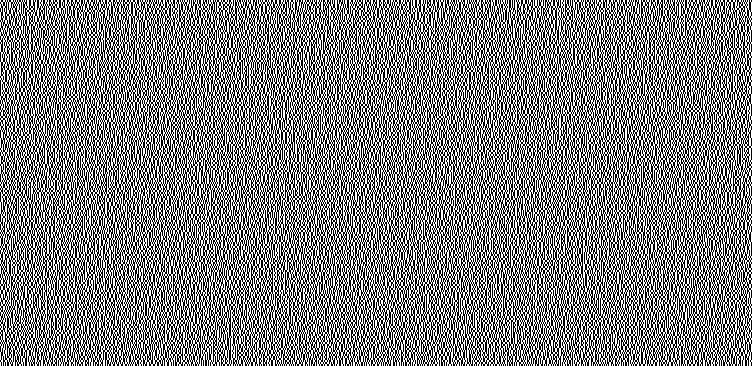
#> input picture secret.png, 752 x 366 px
$ python combine.py -m secret.png -c secret.png
#> lines starting #> are read from the running program, lines starting #| are printed output that depends on the picture; after the words box and inside, x2 and y2 are one past the last pixel; in counts of white or black regions, pixels touching at a corner belong together
from __future__ import division, print_function, unicode_literals

import os
import sys
import random
from PIL import Image
import argparse
import logging
import wget
import numpy as np
from matplotlib.pyplot import imshow
import matplotlib.pyplot as plt
import cv2
from math import log
from tqdm import tqdm


# https://drive.google.com/uc?id=121nAa2VP6d8NedUWqzuoncqfKFm_ttWJ
# https://i.picsum.photos/id/800/200/300.jpg?hmac=p2lPeodOve_jNKshk2YAKVhKm4UUIJhfUe_Tt4FdnTA
# https://i.picsum.photos/id/778/300/200.jpg?hmac=lULcx7uCqA-UiRLH2Xw_eo6gLrLR2AMlrQ1exS7HKd4
# https://picsum.photos/200/300


__version__ = "0.1"

im= os.path.exists('./message.png')
if im is False:
    url = input("paste link for the file: ")
#> the answer given: secret.png
    filename = wget.download(url,'message.png')

def get_options():
    parser = argparse.ArgumentParser(description='Visual cipher image generator.')
    parser.add_argument('--message', '-m',  required = True, metavar = "MESSAGE_IMAGE_FILE_PATH", help='message image')
    parser.add_argument('--secret',  '-s',  metavar = "SECRET_IMAGE_FILE_PATH",    default = "secret.png",   help='secret image (will be created if it does not exist)')
    parser.add_argument('--ciphered', '-c', metavar = "CIPHERED_IMAGE_FILE_PATH", default = "ciphered.png", help='ciphered image (to be generated)')
    parser.add_argument('--resize',  '-r', metavar = "WIDTH,HEIGHT", help='resize message image (defaults to message image size). If width or height is larger than that of the secret image, the secret image will be enlarged appropriately.')
    parser.add_argument('--prepared_message', '-p',  metavar = "PREPARED_MESSAGE_IMAGE_FILE_PATH",  help='if present, the prepared message image is saved to this path')
    parser.add_argument('--display', '-d', action='store_true')
    parser.add_argument('--verbose', '-v', action='count', default=0)
    args = parser.parse_args()
    if args.resize:
        try:
            width, height = [int(i.strip()) for i in args.resize.strip().split(",")]
            args.resize = (width, height)
        except:
            parser.error("Invalid format for resize option.")
        else:
            if width <= 0:
                parser.error("Resize width should be > 0.")
            if height <= 0:
                parser.error("Resize height should be > 0.")

    return args

def load_image(name):
    return Image.open(name)

def prepare_message_image(image, size):
    if size != image.size:
        image = image.resize(size)
    return image.convert("1")

def generate_secret(size, secret_image = None):
    width, height = size
    new_secret_image = Image.new(mode = "1", size = (width * 2, height * 2))
    if secret_image:
        old_width, old_height = secret_image.size
    else:
        old_width, old_height = (-1, -1)
    for x in range(0, 2 * width, 2):
        for y in range(0, 2 * height, 2):
            if x < old_width and y < old_height:
                color = secret_image.getpixel((x, y))
            else:
                color = random.getrandbits(1)
            new_secret_image.putpixel((x,  y),   1-color)
            new_secret_image.putpixel((x+1,y),   color)
            new_secret_image.putpixel((x,  y+1), 1-color)
            new_secret_image.putpixel((x+1,y+1), color)


    return new_secret_image

def generate_ciphered_image(secret_image, prepared_image):
    width, height = prepared_image.size
    ciphered_image = Image.new(mode = "1", size = (width * 2, height * 2))
    for x in range(0, width*2, 2):
        for y in range(0, height*2, 2):
            secret = secret_image.getpixel((x,y))
            message = prepared_image.getpixel((x/2,y/2))
            if (message > 0 and secret > 0) or (message == 0 and secret == 0):
                color = 0
            else:
                color = 1
            ciphered_image.putpixel((x,  y),   color)
            ciphered_image.putpixel((x+1,y),   1-color)
            ciphered_image.putpixel((x,  y+1), color)
            ciphered_image.putpixel((x+1,y+1), 1-color)

    return ciphered_image


def ArnoldCatTransform(img, num):
    h,w,_=img.shape
    n=max(h,w)
    img_arnold = np.zeros([n,n,3])
    padding = ((0,n-h),(0,n-w),(0,0))
    img=np.pad(img,padding,'constant',constant_values=4)
    for x in range(0,n):
        for y in range(0, n):
            img_arnold[x][y] = img[(2*x+y)%n][(y+x)%n]
    return img_arnold

def ArnoldCatEncryption(imageName, key):
    img = cv2.imread(imageName)
    for i in range (0,key):
        img = ArnoldCatTransform(img, i)
    cv2.imwrite(imageName.split('.')[0] + "_ArnoldcatEnc.png", img)
    return img


def main():


    logging.basicConfig()

    args = get_options()
    if args.verbose > 2:
        logging.getLogger().setLevel(logging.DEBUG)
    elif args.verbose > 1:
        logging.getLogger().setLevel(logging.INFO)
    elif args.verbose > 0:
        logging.getLogger().setLevel(logging.WARNING)
    else:
        logging.getLogger().setLevel(logging.ERROR)

    logging.info("Cipher image generator version %s" % __version__)

    try:

        logging.debug("Loading message image '%s'" % (args.message))
        message_image = load_image(args.message)
#> in load_image, returned value is the input picture: PIL image 752x366 1; 50% white in thin lines or dots
    except IOError as e:
        logging.fatal("Fatal error: I/O error while loading message image '%s' (%s)" % (args.message, str(e)))
        sys.exit(1)

    if args.resize is None:
        size = message_image.size
    else:
        size = args.resize

    width, height = size

    save_secret = False

    if os.path.isfile(args.secret):
        try:
            logging.debug("Loading secret image '%s'" % (args.secret))
            secret_image = load_image(args.secret)
            secret_width, secret_height = secret_image.size
            if secret_width < width or secret_height < height:
                logging.info("Enlarging secret image to fit message size")
                secret_image = generate_secret(size, secret_image = secret_image)
                save_secret = True
        except IOError:
            logging.fatal("I/O error while loading secret image '%s' (%s)" % (args.secret, str(e)))
            sys.exit(2)
    else:
        logging.info("Generating secret image '%s'" % (args.secret))
        secret_image = generate_secret(size)
        save_secret = True

    prepared_image = prepare_message_image(message_image, size)
    ciphered_image = generate_ciphered_image(secret_image, prepared_image)

    if save_secret:
        logging.debug("Saving secret image '%s'" % (args.secret))
        try:
            secret_image.save(args.secret)
        except IOError as e:
            logging.error("I/O error while saving secret image '%s' (%s)" % (args.secret, str(e)))

    if args.prepared_message:
        logging.debug("Saving prepared message image '%s'" % (args.prepared_message))
        try:
            prepared_image.save(args.prepared_message)
        except IOError as e:
            logging.error("I/O error while saving prepared message image '%s' (%s)" % (args.prepared_message, str(e)))

    try:
        ciphered_image.save(args.ciphered)
    except IOError as e:
        logging.fatal("I/O error while saving ciphered image '%s' (%s)" % (args.ciphered, str(e)))
        sys.exit(3)


    ArnoldCatEncryption("secret.png", 5)
    ArnoldCatEncryption("ciphered.png", 7)
    if args.display:
        prepared_image.show()
        secret_image.show()
        ciphered_image.show()

if __name__ == '__main__':
    main()
#> in generate_ciphered_image, `ciphered_image = Image.new(mode = "1", size = (width * 2, height * 2))`: ciphered_image: PIL image 1504x732 1; every value is 0
#> after the loop in generate_ciphered_image, `for x in range(0, width*2, 2):`:
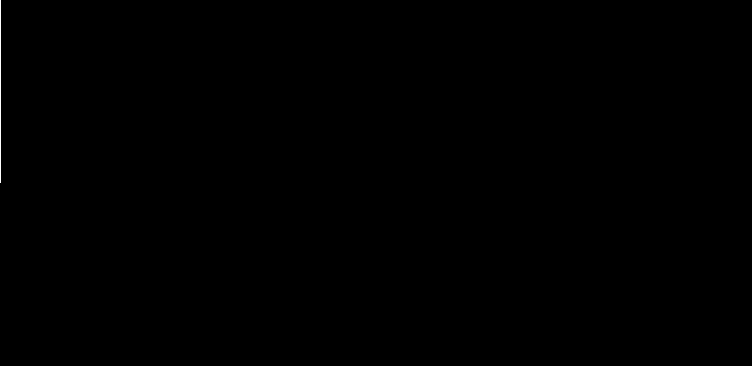
#> ciphered_image: PIL image 1504x732 1 (shown at 1/2 size); 0.03% white in thin lines or dots, all inside (x1, y1, x2, y2) = (0, 0, 2, 366)
#> (the run stopped early here; a loop or call above may not have finished)
